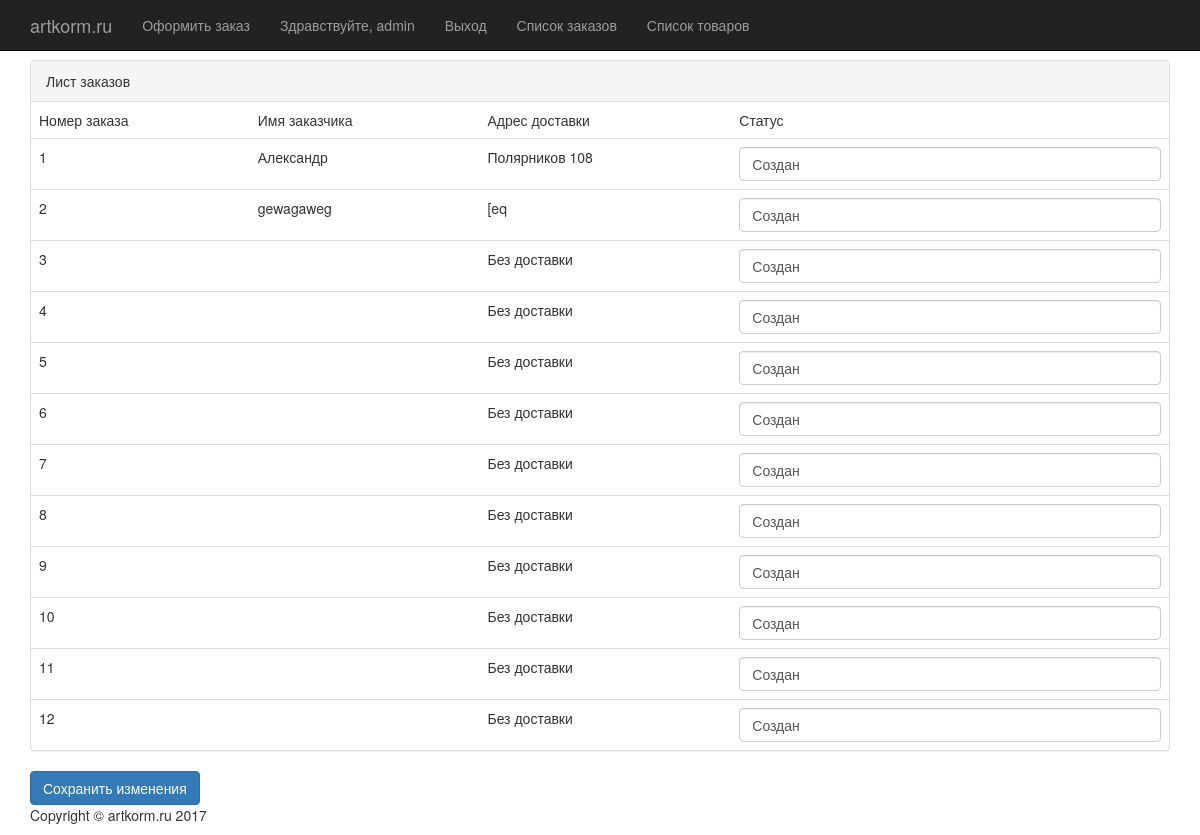
Page /staff_orders/ (signed in) on the earlier database version.
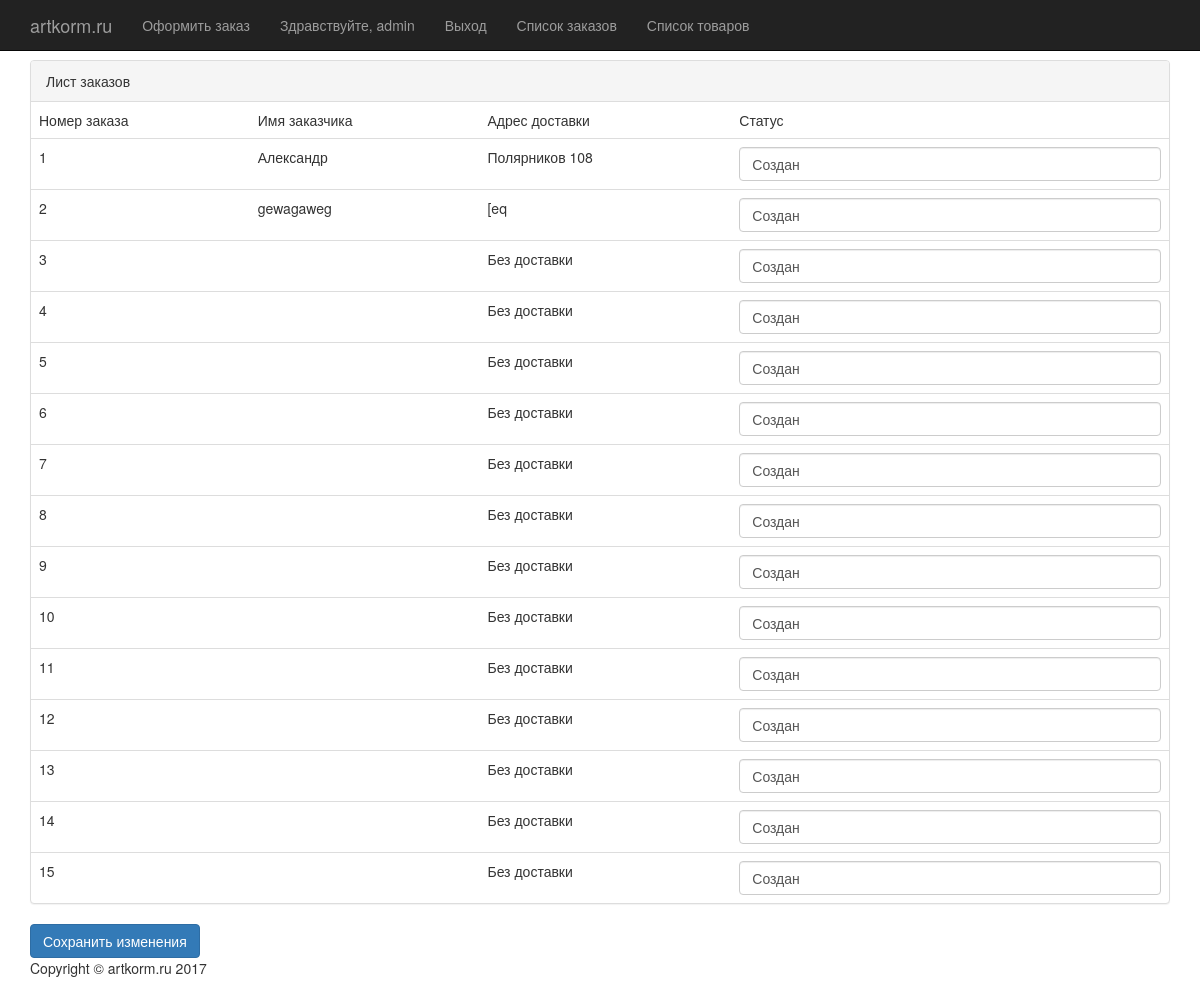
Same page on the later database version.
### AnimalFeed/models.py (models this page shows, shortened)
class Order(models.Model):
    with_delivery = models.BooleanField()
    total_cost = models.FloatField()
    creation_time = models.DateTimeField()
    delivery_completion_time = models.DateTimeField()
    delivery_address = models.CharField(max_length=150)
    order_status = models.CharField(max_length=30)
    customer_name = models.CharField(max_length=150)
    customer_phone = models.CharField(max_length=15)

### AnimalFeed/views.py (the view, shortened to what this page needs)
# urls.py: url(r'^staff_orders/$', views.OrderStaffView.as_view(), name='staff_orders'),
class OrderStaffView(generic.ListView):
    template_name = 'AnimalFeed/staffOrders.html'
    @method_decorator(staff_member_required)
    def dispatch(self, *args, **kwargs):
        return super(OrderStaffView, self).dispatch(*args, **kwargs)
    def get_context_data(self, **kwargs):
        context = dict()
        context['username'] = self.request.user.username
        context['orders'] = self.get_queryset()
        return context
    def get_queryset(self):
        return Order.objects.order_by('creation_time')

### AnimalFeed/templates/AnimalFeed/staffOrders.html (shortened to what this page needs)
{% extends "AnimalFeed/base.html" %}
{% block content %}
    <form method="POST">
        <div class="panel panel-default">
            <div class="panel-heading">Лист заказов</div>
            <table class="table">
                <tr>
                    <td>
                        Номер заказа
                    </td>
                    <td>
                        Имя заказчика
                    </td>
                    <td>
                        Адрес доставки
                    </td>
                    <td>
                        Статус
                    </td>
                </tr>
                {% for order in orders %}
                    <tr>
                        <td>
                            {{ order.id }}
                        </td>
                        <td>
                            {{ order.customer_name }}
                        </td>
                        <td>
                            {{ order.delivery_address }}
                        </td>
                        <td>
                            <input type="text" class="form-control" value="{{ order.order_status }}" id="status"
                                   name="status_{{ order.id }}">
                        </td>
                    </tr>
                {% endfor %}
            </table>
        </div>
        <input type="submit" class="btn btn-primary" value="Сохранить изменения">
    </form>
{% endblock %}

Differences in the rows shown:
added Order: id "13", delivery_address "Без доставки", order_status "Создан"
added Order: id "14", delivery_address "Без доставки", order_status "Создан"
added Order: id "15", delivery_address "Без доставки", order_status "Создан"
